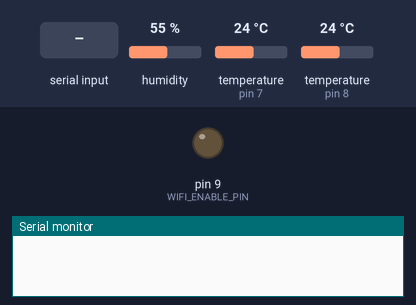
A sketch run on a simulated Arduino Mega 2560, built with avr-gcc and run on an emulated ATmega2560. Shown: output pins drawn as LEDs (lit = HIGH), the last lines printed to the serial monitor. The inputs (shaded band) are chosen by the test bench; at power-on: humidity 55 %, temperature (sensors on pin 7, pin 8) 24 °C. The modem accepts every AT command (registered, SIM ready, sends succeed) and sends nothing else.

Above: at 0.1 s.
At 3.9 s:
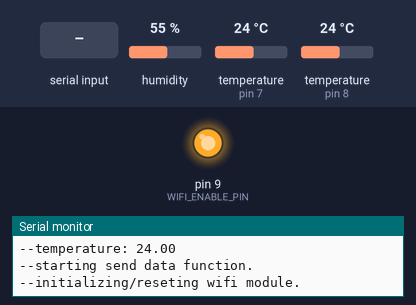
4.0 s: "blurb222\n" received over the second serial link
7.0 s: "1" received over the second serial link
9.5 s: "OK" received over the second serial link
Timing chart, 0 to 12.5 s (numbered marks = the images above; inputs shaded):
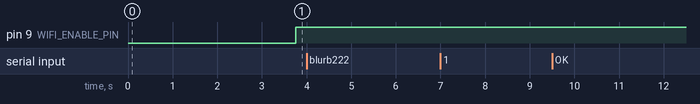

The sketch:

sensor.ino
```cpp
#include <OneWire.h>
#include <DallasTemperature.h>
#include <SoftwareSerial.h>
#include <dht.h>

#define UNIT_NAME   "sensorname"
#define HOST_NAME   "hostname"
#define HOST_PORT   80
#define DATA_RELAY_INTERVAL 30000
#define generic_timeout 5000
#define WIFI_ENABLE_PIN 9
#define DHT22_PIN 8
#define ONE_WIRE_WATER_SENSOR_PIN 7

struct
{
    uint32_t total;
    uint32_t ok;
    uint32_t crc_error;
    uint32_t time_out;
    uint32_t connect;
    uint32_t ack_l;
    uint32_t ack_h;
    uint32_t unknown;
} stat = { 0,0,0,0,0,0,0,0};

//SoftwareSerial monitor_serial(2, 3); // RX, TX
dht DHT;
float water_temperature = 0.0;
OneWire waterTemperatureOneWire(ONE_WIRE_WATER_SENSOR_PIN);
DallasTemperature waterSensors(&waterTemperatureOneWire);
bool good_air_temperature_reading;
bool good_water_temperature_reading;

void setup() {
    Serial.begin(9600);
    delay(1000);

    // while(!Serial) {
    //    ; // we wait for serial port to connect. Needed for native USB support only
    // }

    Serial.println("--setup routine starting.");
    Serial.println("");

    Serial1.begin(9600);

    while(!Serial1) {
       ; // we wait for serial1 port to connect to the wifi module
    }

    // we delay/do a single read because we seem to have been getting odd temperature readings otherwise
    waterSensors.begin();
    delay(500);
    get_water_temperature_info();
    delay(500);

    //Serial1.println("AT+UART_DEF=9600,8,1,0,0");

}

void loop() {

    good_air_temperature_reading = false;
    good_air_temperature_reading = false;

    get_air_temperature_info();
    get_water_temperature_info();

    send_temperature_info();

    delay(DATA_RELAY_INTERVAL);

}

bool get_air_temperature_info() {

    int chk = DHT.read22(DHT22_PIN);

    if(chk != DHTLIB_OK) {

        Serial.println("--there was an error getting the air temperature sensor info.");
        return false;

    }

    Serial.println("--temperature info received from air sensor.");
    Serial.print("--temperature: ");
    Serial.println(DHT.temperature);
    Serial.print("--rel humidity: ");
    Serial.println(DHT.humidity);

    good_air_temperature_reading = true;

    return true;
}

bool get_water_temperature_info() {

    good_water_temperature_reading = waterSensors.requestTemperaturesByIndex(0);
    water_temperature = waterSensors.getTempCByIndex(0);

    Serial.println("--temperature info received from water sensor.");
    Serial.print("--temperature: ");
    Serial.println(water_temperature);

    good_water_temperature_reading = true;

    return true;
}

void send_temperature_info() {

    String host_string = String(HOST_NAME);

    Serial.println("");
    Serial.println("--starting send data function.");

    Serial.println("--initializing/reseting wifi module.");
    pinMode(WIFI_ENABLE_PIN, OUTPUT);
    digitalWrite(WIFI_ENABLE_PIN, LOW);
    delay(100);
    digitalWrite(WIFI_ENABLE_PIN, HIGH);
    delay(1000);

    //Serial1.println("AT+CIPMODE=1");
    //delay(2000);

    while(Serial1.available()) {
        String s = Serial1.readString();
        Serial.println(s);
    }

    Serial.println("--finished initializing wifi module.");

    //get_wifi_version();
    if(wifi_set_mode(3)) {
        Serial.println("--wifi mode set.");
    } else {
        Serial.println("--error setting wifi mode.");
    }

    //if(wifi_join_access_point("blurb", "blurb222", 10000)) {
    if(wifi_join_access_point("ssid", "password", 20000)) {
        Serial.println("--connected to ssid.");
    } else {
        Serial.println("--unable to connect to ssid.");
    }

    if(wifi_set_mux(0)) {
        Serial.println("--wifi mux set.");
    } else {
        Serial.println("--error setting wifi mux.");
    }

    if(wifi_create_tcp(host_string, HOST_PORT)) {
        Serial.println("--tcp setup.");
    } else {
        Serial.println("--tcp setup faled.");
    }

    uint8_t buffer[1024] = {0};

    // first we build a string with our request, embedding our information as GET variables
    // it is easier to build a string than a character array, so we simply do that and then
    // convert to a character array
    //String req_string = "GET /ip";
    String req_string = "GET /temp/" + String(UNIT_NAME);
    req_string = req_string + "/" + String(good_air_temperature_reading ? DHT.temperature : 0);
    req_string = req_string + "/" + String(good_air_temperature_reading ? DHT.humidity : 0);
    req_string = req_string + "/" + String(water_temperature);
    req_string = req_string + "/" + String(good_air_temperature_reading ? "1" : "0");
    req_string = req_string + "/" + String(good_water_temperature_reading ? "1" : "0");
    req_string = req_string + " HTTP/1.1\r\nHost: " + host_string + "\r\nConnection: close\r\n\r\n";

    Serial.println("--request string is:");
    Serial.println(req_string);
    Serial.println("");

    int req_len = req_string.length();
    char reqx[req_len+1];

    Serial.println("--request char array is (should be identical to string):");
    req_string.toCharArray(reqx, req_len + 1);
    Serial.println(reqx);

    Serial.println("--attempting to send data. currently no error checking in place");
    wifi_send(reqx);
    Serial.println("--finished attempt. data may or may not have been sent");

    Serial.println("");

    Serial.println("--attempting to close the tcp connection");
    wifi_close_tcp();

    Serial.println("--send data function complete.");
    Serial.println("");
}

void wifi_get_version() {

    Serial1.println("AT+GMR");

    unsigned long start = millis();
    while (millis() - start < generic_timeout) {

        if(Serial1.available()) {
            String s = Serial1.readString();
            Serial.println(s);

            return;
        }

    }

    Serial.println("unable to retrieve version information.");
}

bool wifi_set_mode(int mode) {

    Serial1.print("AT+CWMODE=");
    Serial1.println(mode);

    unsigned long start = millis();
    while (millis() - start < generic_timeout) {

        if(Serial1.available()) {
            String s = Serial1.readString();
            Serial.println(s);

            if(s.indexOf("OK") != -1) {
                return true;
            }
            //Serial.write((char)Serial1.read());
            //delay(10);

        }

    }

    return false;
}

bool wifi_join_access_point(String SSID, String password, int join_timeout) {

    Serial1.print("AT+CWJAP=\"");
    Serial1.print(SSID);
    Serial1.print("\",\"");
    Serial1.print(password);
    Serial1.println("\"");

    unsigned long start = millis();
    while (millis() - start < join_timeout) {

        if(Serial1.available()) {
            String s = Serial1.readString();
            Serial.println(s);

            if(s.indexOf("WIFI GOT IP") != -1) {
                return true;
            }

            //return true;
        }

    }

    return false;

}

bool wifi_set_mux(int mux) {

    Serial1.print("AT+CIPMUX=");
    Serial1.println(mux);

    unsigned long start = millis();
    while (millis() - start < generic_timeout) {

        if(Serial1.available()) {
            String s = Serial1.readString();
            Serial.println(s);

            if(s.indexOf("OK") != -1) {
                return true;
            }

        }

    }

    return false;
}

bool wifi_create_tcp(String host_name, int host_port) {

    Serial1.print("AT+CIPSTART=\"TCP\",\"");
    Serial1.print(host_name);
    Serial1.print("\",");
    Serial1.println(host_port);

    unsigned long start = millis();
    while (millis() - start < generic_timeout) {

        if(Serial1.available()) {
            String s = Serial1.readString();
            Serial.println(s);

            if(s.indexOf("OK") != -1) {
                return true;
            }

        }

    }

    return false;

}

bool wifi_close_tcp() {

    Serial.println("destroying tcp");
    Serial1.println("AT+CIPCLOSE");

    unsigned long start = millis();
    while (millis() - start < generic_timeout) {

        if(Serial1.available()) {
            String s = Serial1.readString();
            Serial.print(s);

            if(s.indexOf("OK") != -1) {

                return true;

            }

            return false;

        }

    }

    return false;

}

bool wifi_send(char *req) {
    // need to add some logic in this functio to know that this was done properly.

    Serial1.print("AT+CIPSEND=");
    Serial1.println(strlen(req));

    delay(1000);
    Serial1.println(req);

    bool req_sent = false;
    unsigned long start = millis();
    while (millis() - start < generic_timeout * 2) {


        while(Serial1.available()) {
            byte s = Serial1.read();
            Serial.write(s);

        }


    }

    return false;
}
```
